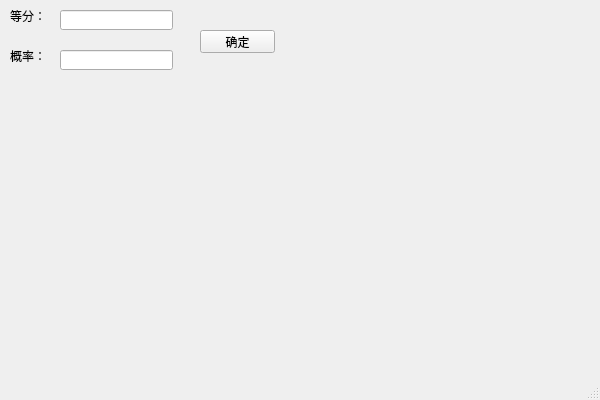
<?xml version="1.0" encoding="UTF-8"?>
<ui version="4.0">
 <class>Ex_1_1_031Class</class>
 <widget class="QMainWindow" name="Ex_1_1_031Class">
  <property name="geometry">
   <rect>
    <x>0</x>
    <y>0</y>
    <width>600</width>
    <height>400</height>
   </rect>
  </property>
  <property name="windowTitle">
   <string>Ex_1_1_031</string>
  </property>
  <widget class="QWidget" name="centralWidget">
   <widget class="QLineEdit" name="LE_equal">
    <property name="geometry">
     <rect>
      <x>60</x>
      <y>10</y>
      <width>113</width>
      <height>20</height>
     </rect>
    </property>
   </widget>
   <widget class="QLabel" name="label">
    <property name="geometry">
     <rect>
      <x>10</x>
      <y>10</y>
      <width>54</width>
      <height>12</height>
     </rect>
    </property>
    <property name="text">
     <string>等分：</string>
    </property>
   </widget>
   <widget class="QLabel" name="label_2">
    <property name="geometry">
     <rect>
      <x>10</x>
      <y>50</y>
      <width>54</width>
      <height>12</height>
     </rect>
    </property>
    <property name="text">
     <string>概率：</string>
    </property>
   </widget>
   <widget class="QLineEdit" name="LE_probability">
    <property name="geometry">
     <rect>
      <x>60</x>
      <y>50</y>
      <width>113</width>
      <height>20</height>
     </rect>
    </property>
   </widget>
   <widget class="QPushButton" name="Btn_ok">
    <property name="geometry">
     <rect>
      <x>200</x>
      <y>30</y>
      <width>75</width>
      <height>23</height>
     </rect>
    </property>
    <property name="text">
     <string>确定</string>
    </property>
   </widget>
  </widget>
  <widget class="QStatusBar" name="statusBar"/>
 </widget>
 <layoutdefault spacing="6" margin="11"/>
 <resources>
  <include location="Ex_1_1_031.qrc"/>
 </resources>
 <connections>
  <connection>
   <sender>Btn_ok</sender>
   <signal>clicked()</signal>
   <receiver>Ex_1_1_031Class</receiver>
   <slot>OnClickedBtnOK()</slot>
   <hints>
    <hint type="sourcelabel">
     <x>236</x>
     <y>41</y>
    </hint>
    <hint type="destinationlabel">
     <x>231</x>
     <y>155</y>
    </hint>
   </hints>
  </connection>
 </connections>
 <slots>
  <slot>OnClickedBtnOK()</slot>
 </slots>
</ui>
